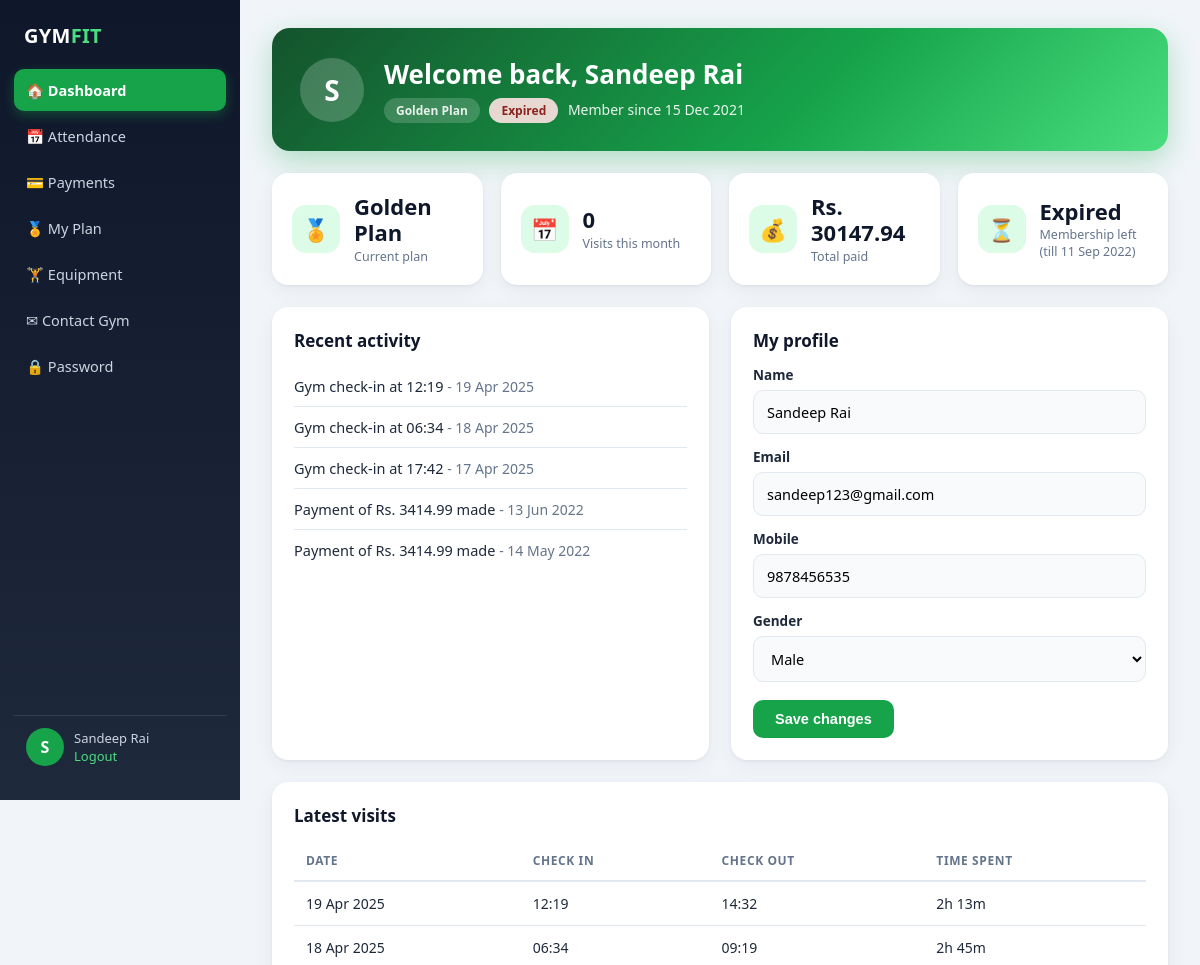
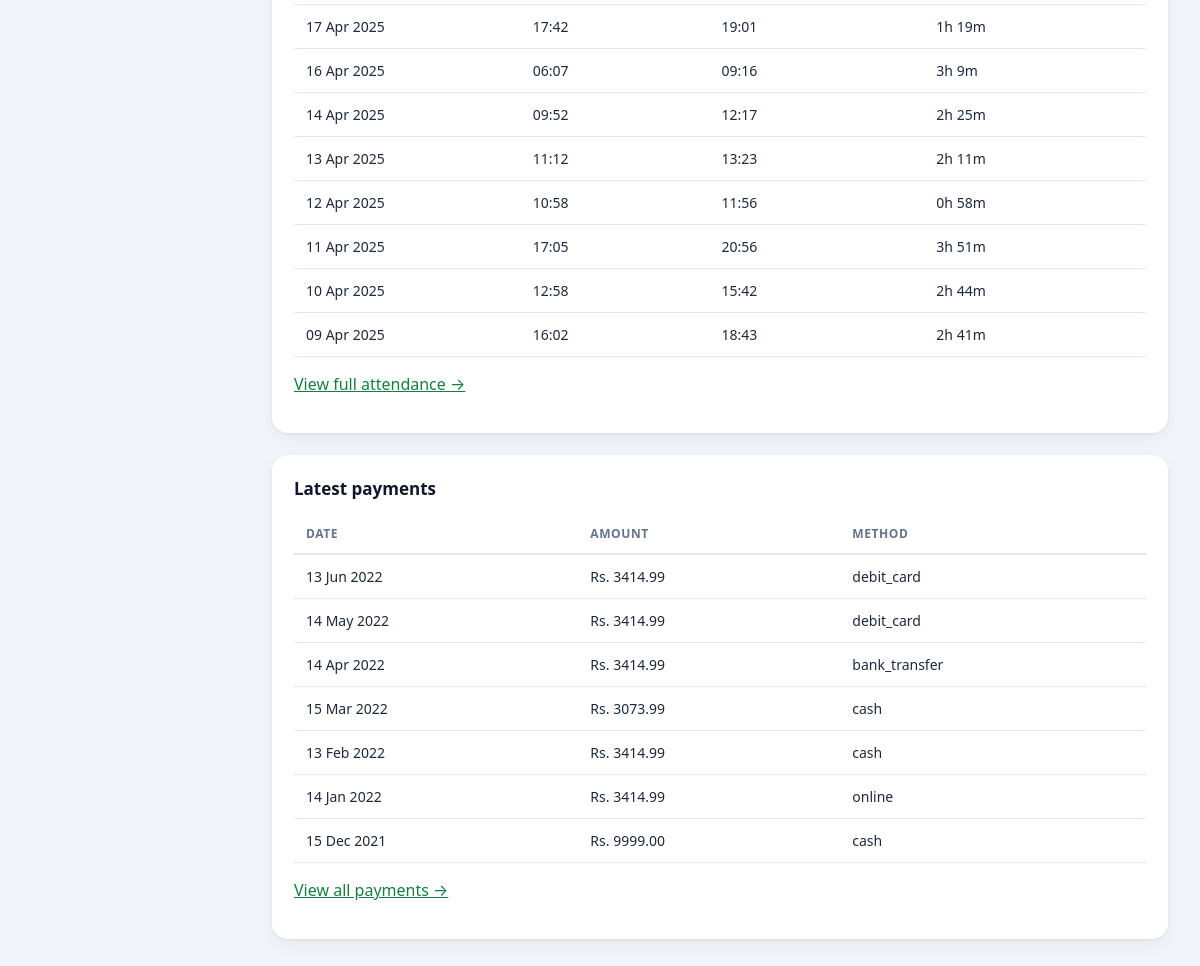
The app's page /member_dashboard (signed in) with its own data (2 pictures, top to bottom).
### gym/models.py (models this page shows, shortened)
class Member(models.Model):
    user = models.OneToOneField(User, on_delete=models.CASCADE, null=True, blank=True)
    name = models.CharField(max_length=150, null=True)
    contact = models.CharField(max_length=15, null=True)
    email = models.CharField(max_length=50, null=True)
    gender = models.CharField(max_length=10, null=True)
    plan = models.CharField(max_length=100, null=True)
    joindate = models.DateField(null=True)
    initamount = models.CharField(max_length=100, null=True)

class Plan(models.Model):
    name = models.CharField(max_length=150, null=True)
    amount = models.CharField(max_length=15, null=True)
    duration = models.CharField(max_length=15, null=True)

class Attendance(models.Model):
    member = models.ForeignKey(Member, on_delete=models.CASCADE)
    date = models.DateField()
    check_in = models.TimeField()
    check_out = models.TimeField(null=True, blank=True)
    note = models.CharField(max_length=200, null=True, blank=True)
    class Meta:
        unique_together = ('member', 'date')

class Payment(models.Model):
    member = models.ForeignKey(Member, on_delete=models.CASCADE)
    amount = models.DecimalField(max_digits=10, decimal_places=2)
    payment_date = models.DateField()
    PAYMENT_METHOD_CHOICES = (
        ('cash', 'Cash'),
        ('credit_card', 'Credit Card'),
        ('debit_card', 'Debit Card'),
        ('bank_transfer', 'Bank Transfer'),
        ('online', 'Online Payment'),
    )
    payment_method = models.CharField(max_length=20, choices=PAYMENT_METHOD_CHOICES, default='cash')
    reference_number = models.CharField(max_length=100, null=True, blank=True)
    notes = models.TextField(null=True, blank=True)

### gym/views.py (the view)
# urls.py: path('member_dashboard', member_dashboard, name='member_dashboard'),
@csrf_protect
@ensure_csrf_cookie
def member_dashboard(request):
    member, response = _member_guard(request)
    if response:
        return response
    today = timezone.now().date()
    month_start = today.replace(day=1)
    attendance_count = Attendance.objects.filter(member=member, date__gte=month_start, date__lte=today).count()
    attendance_records = list(Attendance.objects.filter(member=member).order_by('-date', '-check_in')[:10])
    for record in attendance_records:
        record.duration = _duration_text(record.check_in, record.check_out)
    payment_history = list(Payment.objects.filter(member=member).order_by('-payment_date')[:10])
    latest_payment = payment_history[0] if payment_history else None
    total_paid = Payment.objects.filter(member=member).aggregate(Sum('amount'))['amount__sum'] or 0
    plan = Plan.objects.filter(name=(member.plan or '').strip()).first() or Plan.objects.filter(name__iexact=(member.plan or '').strip()).first()
    expiry_date = None
    days_left = None
    if plan:
        base_date = latest_payment.payment_date if latest_payment else member.joindate
        if base_date:
            expiry_date = base_date + timedelta(days=30 * _plan_months(plan.duration))
            days_left = (expiry_date - today).days
    recent_activities = []
    for rec in attendance_records[:3]:
        recent_activities.append({'title': f'Gym check-in at {str(rec.check_in)[:5]}', 'timestamp': rec.date})
    for pay in payment_history[:3]:
        recent_activities.append({'title': f'Payment of Rs. {pay.amount} made', 'timestamp': pay.payment_date})
    recent_activities.sort(key=lambda x: x['timestamp'], reverse=True)
    return render(request, 'member_dashboard.html', {
        'member': member,
        'plan': plan,
        'attendance_count': attendance_count,
        'attendance_records': attendance_records,
        'payment_history': payment_history,
        'latest_payment': latest_payment,
        'total_paid': total_paid,
        'expiry_date': expiry_date,
        'days_left': days_left,
        'today': today,
        'recent_activities': recent_activities[:5],
        'active': 'dashboard',
    })

### gym/views.py (called while the page is built)
def _plan_months(duration):
    import re
    text = str(duration or '')
    found = re.search(r'\d+', text)
    months = int(found.group()) if found else 1
    if 'year' in text.lower():
        months *= 12
    return months

def _duration_text(check_in, check_out):
    try:
        if not check_in or not check_out:
            return "--"
        if isinstance(check_in, str):
            check_in = datetime.strptime(check_in[:5], '%H:%M').time()
        if isinstance(check_out, str):
            check_out = datetime.strptime(check_out[:5], '%H:%M').time()
        start = datetime.combine(date.today(), check_in)
        end = datetime.combine(date.today(), check_out)
        minutes = int((end - start).total_seconds() // 60)
        if minutes < 0:
            return "--"
        return f"{minutes // 60}h {minutes % 60}m"
    except Exception:
        return "--"

def _get_member(request):
    if not request.user.is_authenticated:
        return None
    return Member.objects.filter(user=request.user).first()

def _member_guard(request):
    if not request.user.is_authenticated or request.user.is_staff:
        return None, redirect('member_login')
    member = _get_member(request)
    if member is None:
        logout(request)
        messages.error(request, 'No member profile is linked to this account. Please contact the gym admin.')
        return None, redirect('member_login')
    return member, None

### gym/templates/member_dashboard.html (shortened to what this page needs)
{% extends "member_base.html" %}
{% block content %}
<div class="hero">
  <div class="avatar">{{ member.name|slice:":1"|upper }}</div>
  <div>
    <h1>Welcome back, {{ member.name }}</h1>
    <p>
      <span class="pill">{{ plan.name|default:member.plan|default:"No plan" }}</span>
      {% if days_left is None %}<span class="pill">Status unknown</span>
      {% elif days_left > 7 %}<span class="pill ok">Active</span>
      {% elif days_left > 0 %}<span class="pill warn">Expiring soon</span>
      {% else %}<span class="pill bad">Expired</span>{% endif %}
      Member since {{ member.joindate|date:"d M Y" }}
    </p>
  </div>
</div>
<div class="grid">
  <div class="stat"><div class="ic">&#127941;</div><div><div class="n">{{ plan.name|default:member.plan|default:"--" }}</div><div class="l">Current plan</div></div></div>
  <div class="stat"><div class="ic">&#128197;</div><div><div class="n">{{ attendance_count }}</div><div class="l">Visits this month</div></div></div>
  <div class="stat"><div class="ic">&#128176;</div><div><div class="n">Rs. {{ total_paid|floatformat:2 }}</div><div class="l">Total paid</div></div></div>
  <div class="stat"><div class="ic">&#9203;</div><div><div class="n">{% if days_left is not None %}{% if days_left > 0 %}{{ days_left }} days{% else %}Expired{% endif %}{% else %}--{% endif %}</div><div class="l">Membership left{% if expiry_date %} (till {{ expiry_date|date:"d M Y" }}){% endif %}</div></div></div>
</div>
<div class="two">
  <div class="card">
    <h2>Recent activity</h2>
    {% if recent_activities %}
      <ul class="plain">{% for a in recent_activities %}<li>{{ a.title }} <span class="muted">- {{ a.timestamp|date:"d M Y" }}</span></li>{% endfor %}</ul>
    {% else %}<p class="muted">No activity yet.</p>{% endif %}
  </div>
  <div class="card">
    <h2>My profile</h2>
    <form method="POST" action="{% url 'update_member_profile' %}">
      <label>Name</label><input type="text" name="name" value="{{ member.name }}" required>
      <label>Email</label><input type="email" name="email" value="{{ member.email }}">
      <label>Mobile</label><input type="text" name="mobile" value="{{ member.contact }}">
      <label>Gender</label>
      <select name="gender">
        <option value="Male" {% if member.gender == "Male" %}selected{% endif %}>Male</option>
      </select>
      <button class="btn" type="submit">Save changes</button>
    </form>
  </div>
</div>
<div class="card">
  <h2>Latest visits</h2>
  {% if attendance_records %}
  <div class="table-scroll"><table>
    <tr><th>Date</th><th>Check in</th><th>Check out</th><th>Time spent</th></tr>
    {% for r in attendance_records %}<tr><td>{{ r.date|date:"d M Y" }}</td><td>{{ r.check_in|time:"H:i" }}</td><td>{{ r.check_out|time:"H:i"|default:"--" }}</td><td>{{ r.duration }}</td></tr>{% endfor %}
  </table></div>
  <p><a href="{% url 'member_attendance_history' %}">View full attendance &rarr;</a></p>
  {% else %}<p class="muted">No visits recorded yet.</p>{% endif %}
</div>
<div class="card">
  <h2>Latest payments</h2>
  {% if payment_history %}
  <div class="table-scroll"><table>
    <tr><th>Date</th><th>Amount</th><th>Method</th></tr>
    {% for p in payment_history %}<tr><td>{{ p.payment_date|date:"d M Y" }}</td><td>Rs. {{ p.amount|floatformat:2 }}</td><td>{{ p.payment_method }}</td></tr>{% endfor %}
  </table></div>
  <p><a href="{% url 'member_payment_history' %}">View all payments &rarr;</a></p>
  {% else %}<p class="muted">No payments recorded yet.</p>{% endif %}
</div>
{% endblock %}

### gym/templates/member_base.html (shortened to what this page needs)
<!DOCTYPE html>
<html lang="en">
<head>
</head>
<body>
<aside class="side">
  <div class="logo">GYM<span>FIT</span></div>
  <a class="nav {% if active == 'dashboard' %}on{% endif %}" href="{% url 'member_dashboard' %}">&#127968; Dashboard</a>
  <a class="nav {% if active == 'attendance' %}on{% endif %}" href="{% url 'member_attendance_history' %}">&#128197; Attendance</a>
  <a class="nav {% if active == 'payments' %}on{% endif %}" href="{% url 'member_payment_history' %}">&#128179; Payments</a>
  <a class="nav {% if active == 'plan' %}on{% endif %}" href="{% url 'member_plan_details' %}">&#127941; My Plan</a>
  <a class="nav {% if active == 'equipment' %}on{% endif %}" href="{% url 'member_equipment_list' %}">&#127947; Equipment</a>
  <a class="nav {% if active == 'enquiry' %}on{% endif %}" href="{% url 'member_submit_enquiry' %}">&#9993; Contact Gym</a>
  <a class="nav {% if active == 'password' %}on{% endif %}" href="{% url 'member_change_password' %}">&#128274; Password</a>
  <div class="sp"></div>
  <div class="me"><div class="avatar">{{ member.name|slice:":1"|upper }}</div><div>{{ member.name }}<br><a href="{% url 'logout' %}" style="color:#4ade80;text-decoration:none">Logout</a></div></div>
</aside>
<main class="main">
  {% block content %}{% endblock %}
</main>
</body>
</html>

### gym/templates/member_base.html (style rules this page uses)
:root { --ink:#0f172a;--ink2:#1e293b;--muted:#64748b;--line:#e2e8f0;--bg:#f1f5f9;--card:#fff;--brand:#16a34a;--brand-d:#15803d;--brand-l:#dcfce7;--warn:#f59e0b;--bad:#dc2626 }
* { box-sizing:border-box }
body { margin:0;font-family:"Segoe UI",system-ui,-apple-system,Arial,sans-serif;background:var(--bg);color:var(--ink2);display:flex;min-height:100vh }
a { color:var(--brand-d) }
.side { width:240px;background:linear-gradient(180deg,#0f172a,#1e293b);color:#cbd5e1;padding:22px 14px;position:sticky;top:0;height:100vh;display:flex;flex-direction:column;flex-shrink:0 }
.logo { font-size:20px;font-weight:800;color:#fff;padding:0 10px 20px;letter-spacing:.3px }
.logo span { color:#4ade80 }
.side a.nav { display:flex;align-items:center;gap:12px;color:#cbd5e1;text-decoration:none;padding:11px 12px;border-radius:10px;font-size:14.5px;margin-bottom:4px;transition:.15s }
.side a.nav.on { background:var(--brand);color:#fff;font-weight:600;box-shadow:0 4px 12px rgba(22,163,74,.35) }
.side .sp { flex:1 }
.side .me { display:flex;align-items:center;gap:10px;padding:12px;border-top:1px solid rgba(255,255,255,.1);margin-top:10px;font-size:13px }
.avatar { width:38px;height:38px;border-radius:50%;background:var(--brand);color:#fff;display:flex;align-items:center;justify-content:center;font-weight:700;font-size:16px;flex-shrink:0 }
.main { flex:1;min-width:0;padding:28px 32px }
.main h1 { font-size:26px;margin:0 0 20px;color:var(--ink) }
h2 { font-size:17px;margin:0 0 14px;color:var(--ink) }
.card { background:var(--card);border-radius:16px;padding:22px;box-shadow:0 1px 3px rgba(15,23,42,.06),0 6px 20px rgba(15,23,42,.05);margin-bottom:22px }
.hero { background:linear-gradient(135deg,#14532d,#16a34a 60%,#4ade80);color:#fff;border-radius:18px;padding:28px;margin-bottom:22px;display:flex;align-items:center;gap:20px;flex-wrap:wrap;box-shadow:0 10px 30px rgba(22,163,74,.3) }
.hero .avatar { width:64px;height:64px;font-size:28px;background:rgba(255,255,255,.2) }
.hero h1 { color:#fff;margin:0 0 6px;font-size:26px }
.hero p { margin:0;opacity:.9;font-size:14px }
.pill { display:inline-block;padding:4px 12px;border-radius:999px;font-size:12px;font-weight:700;background:rgba(255,255,255,.2);color:#fff;margin-right:6px }
.pill.bad { background:#fee2e2;color:#991b1b }
.grid { display:grid;grid-template-columns:repeat(auto-fit,minmax(210px,1fr));gap:18px;margin-bottom:22px }
.stat { background:var(--card);border-radius:16px;padding:20px;box-shadow:0 1px 3px rgba(15,23,42,.06),0 6px 20px rgba(15,23,42,.05);display:flex;gap:14px;align-items:center }
.stat .ic { width:48px;height:48px;border-radius:14px;background:var(--brand-l);display:flex;align-items:center;justify-content:center;font-size:22px;flex-shrink:0 }
.stat .n { font-size:22px;font-weight:800;color:var(--ink);line-height:1.2 }
.stat .l { color:var(--muted);font-size:12.5px;margin-top:2px }
.two { display:grid;grid-template-columns:repeat(auto-fit,minmax(320px,1fr));gap:22px }
.table-scroll { overflow-x:auto }
table { width:100%;border-collapse:collapse;font-size:14px }
th { text-align:left;padding:11px 12px;color:var(--muted);font-size:12px;text-transform:uppercase;letter-spacing:.6px;border-bottom:2px solid var(--line) }
td { padding:12px;border-bottom:1px solid var(--line) }
label { display:block;margin:14px 0 6px;font-weight:600;font-size:13.5px;color:var(--ink2) }
input,select,textarea { width:100%;padding:11px 13px;border:1.5px solid var(--line);border-radius:10px;font-size:14.5px;font-family:inherit;background:#f8fafc }
.btn { display:inline-block;background:var(--brand);color:#fff;border:none;padding:11px 22px;border-radius:10px;font-size:14.5px;font-weight:700;cursor:pointer;margin-top:18px;text-decoration:none;width:auto;transition:.15s }
.muted { color:var(--muted);font-size:14px }
ul.plain { list-style:none;padding:0;margin:0 }
ul.plain li { padding:10px 0;border-bottom:1px solid var(--line);font-size:14.5px }
ul.plain li:last-child { border-bottom:none }

### records on screen
Member: name "S", name "Sandeep Rai", joindate "15 Dec 2021", email "sandeep123@gmail.com", mobile "9878456535", gender "Male"
Plan: name "Golden Plan"
Attendance: timestamp "19 Apr 2025", date "19 Apr 2025", check_in "12:19", check_out "14:32", duration "2h 13m"
Attendance: timestamp "18 Apr 2025", date "18 Apr 2025", check_in "06:34", check_out "09:19", duration "2h 45m"
Attendance: timestamp "17 Apr 2025", date "17 Apr 2025", check_in "17:42", check_out "19:01", duration "1h 19m"
Payment: timestamp "13 Jun 2022", payment_date "13 Jun 2022", amount "3414.99", payment_method "debit_card"
Payment: timestamp "14 May 2022", payment_date "14 May 2022", amount "3414.99", payment_method "debit_card"
Attendance: date "16 Apr 2025", check_in "06:07", check_out "09:16", duration "3h 9m"
Attendance: date "14 Apr 2025", check_in "09:52", check_out "12:17", duration "2h 25m"
Attendance: date "13 Apr 2025", check_in "11:12", check_out "13:23", duration "2h 11m"
Attendance: date "12 Apr 2025", check_in "10:58", check_out "11:56", duration "0h 58m"
Attendance: date "11 Apr 2025", check_in "17:05", check_out "20:56", duration "3h 51m"
Attendance: date "10 Apr 2025", check_in "12:58", check_out "15:42", duration "2h 44m"
Attendance: date "09 Apr 2025", check_in "16:02", check_out "18:43", duration "2h 41m"
Payment: payment_date "14 Apr 2022", amount "3414.99", payment_method "bank_transfer"
Payment: payment_date "15 Mar 2022", amount "3073.99", payment_method "cash"
Payment: payment_date "13 Feb 2022", amount "3414.99", payment_method "cash"
Payment: payment_date "14 Jan 2022", amount "3414.99", payment_method "online"
Payment: payment_date "15 Dec 2021", amount "9999.00", payment_method "cash"

### other values on screen
{{ attendance_count }} "0"
{{ total_paid|floatformat:2 }} "30147.94"
{{ expiry_date|date:"d M Y" }} "11 Sep 2022"
{{ a.title }} "Gym check-in at 12:19" "Gym check-in at 06:34" "Gym check-in at 17:42" "Payment of Rs. 3414.99 made" "Payment of Rs. 3414.99 made"
